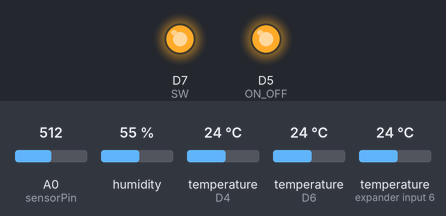
This sketch was run on a simulated ESP8266 (NodeMCU). On the bench: output pins drawn as LEDs (lit = HIGH). The inputs (shaded band) are chosen by the test bench; at power-on: A0 (sensorPin) = 512, humidity 55 %, temperature (sensors on D4, D6, expander input 6) 24 °C. WiFi joins after 1.5 s; servers stay silent unless stated; pins used as bus, display or sensor lines are not drawn.

Above: at 3.0 s.
3.1 s: A0 (sensorPin) set to 689
5.5 s: A0 (sensorPin) set to 714
At 7.4 s:
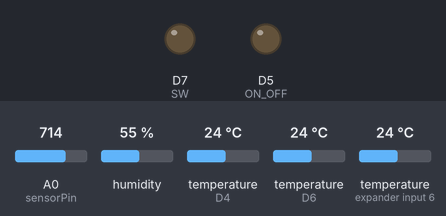
7.7 s: A0 (sensorPin) set to 690
At 8.4 s:
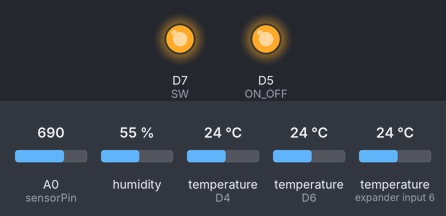
9.5 s: A0 (sensorPin) set to 710
At 10.4 s:
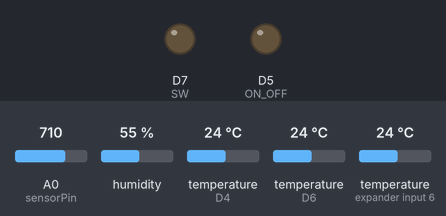
11.3 s: A0 (sensorPin) set to 306
At 12.7 s:
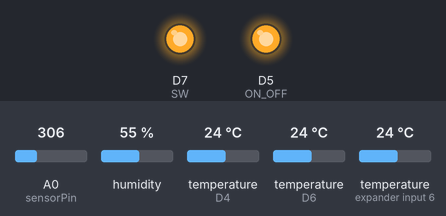
Timing chart, 0 to 14.1 s (numbered marks = the images above; inputs shaded):
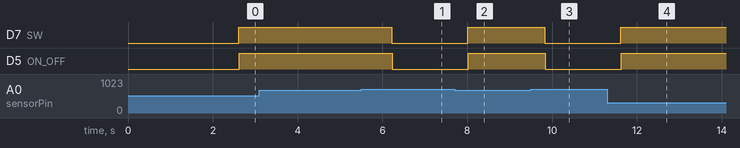

Measured:
- the behaviour switches between 700 and 701 on A0 (sensorPin) (found by bisection; images 0 and 1)
- after the input at 3.1 s, every drawn part: stays the same
- after the input at 5.5 s, D7 (SW): HIGH → LOW after 0.72 s; D5 (ON_OFF): HIGH → LOW after 0.73 s
- after the input at 7.7 s, D7 (SW): LOW → HIGH after 0.31 s; D5 (ON_OFF): LOW → HIGH after 0.32 s
- after the input at 9.5 s, D7 (SW): HIGH → LOW after 0.32 s; D5 (ON_OFF): HIGH → LOW after 0.33 s
- after the input at 11.3 s, D7 (SW): LOW → HIGH after 0.31 s; D5 (ON_OFF): LOW → HIGH after 0.32 s

The sketch:

sada.ino
```cpp
#include <OneWire.h>
#include <DallasTemperature.h>
#include <Blynk.h>
#include <SoftwareSerial.h>
#include <BlynkSimpleEsp8266.h>
#include "DHT.h"        // DHT11 temperature and humidity sensor Predefined library
#include <ArduinoJson.h>

#define ONE_WIRE_BUS 2

#define DHTTYPE DHT11   // DHT 11
#define dht_dpin D6      //GPIO-0 D3 pin of nodemcu
//SoftwareSerial nodemcu(3, 1);
OneWire oneWire(ONE_WIRE_BUS);
DallasTemperature sensors(&oneWire);

char auth[] = "juWQCZFKcQMfG0OzmVdhmhhVOr7PEIKN";    // You should get Auth Token in the Blynk App.
char ssid[] = "MY Wi-Fi";                           // Your WiFi credentials.
char pass[] = "Shuhaizal19";

int sensorPin = A0;
int sensorValue1 = 0;
int sensorValue2 = 0;
int sensorValue3 = 0;
int sensorValue4 = 0;
int sensorValue5 = 0;
int light = 0;
#define S0 D0
#define S1 D1
#define S2 D2
#define S3 D3
#define ON_OFF   D5  // Relay 1 Solenoid
#define SW       D7  // Relay 2 Light
//#define Relay3   D3
DHT dht(dht_dpin, DHTTYPE);

void setup(void)
{
  Serial.begin(115200);
  sensors.begin();
  pinMode(S0, OUTPUT);
  pinMode(S1, OUTPUT);
  pinMode(S2, OUTPUT);
  pinMode(S3, OUTPUT);
  pinMode(LED_BUILTIN, OUTPUT);
  pinMode(ON_OFF, OUTPUT);
  pinMode(SW, OUTPUT);
  Blynk.begin(auth, ssid, pass);
  dht.begin();
  delay(10);

}

void loop() {
  sensors.requestTemperatures();
  //digitalWrite(ON_OFF, HIGH);
  float h = 0.0; //Humidity level
  float t = 0.0; //Temperature in celcius
  float f = 0.0; //Temperature in fahrenheit
  float m = 0.0; // moisture from soil sensor
  // Match the request
  int i = 0;
  int moisture_percentage = 0;

  int m1 = 0;
  int m2 = 0;

  h = dht.readHumidity();    //Read humidity level
  t = dht.readTemperature(); //Read temperature in celcius
  // f = (h * 1.8) + 32;        //Temperature converted to Fahrenheit

  digitalWrite(S0, LOW);
  digitalWrite(S1, LOW);
  digitalWrite(S2, LOW);
  digitalWrite(S3, LOW);
  // Serial.print("Sensor 1 ");
  // Serial.println(analogRead(sensorPin));
  sensorValue1 = ( 100 - ( (analogRead(sensorPin) / 1024) * 100 ) ); delay(1);
  m1 = analogRead(sensorPin);
  //  sensorValue1 = (analogRead(sensorPin)); delay(1);
  digitalWrite(S0, HIGH);
  digitalWrite(S1, LOW);
  digitalWrite(S2, LOW);
  digitalWrite(S3, LOW);
  digitalWrite(LED_BUILTIN, HIGH);
  //  Serial.print("Sensor 2 ");
  // Serial.println(analogRead(sensorPin));
  sensorValue2 = ( 100 - ( (analogRead(sensorPin) / 1024) * 100 ) ); delay(1);
  m2 = analogRead(sensorPin);
  //  sensorValue2 = (analogRead(sensorPin)); delay(1);
  digitalWrite(S0, LOW);
  digitalWrite(S1, HIGH);
  digitalWrite(S2, LOW);
  digitalWrite(S3, LOW);
  // Serial.print("Sensor 3 ");
  // Serial.println(analogRead(sensorPin));
  //   sensorValue3 = ( 100 - ( (analogRead(sensorPin)/1024) * 100 ) );
  sensorValue3 = (analogRead(sensorPin)); delay(1);
  light = map(sensorValue3, 0, 1023, 10, 0);


  if (m1 > 700)
  {
    digitalWrite(SW, LOW);
  }
  else
  {
    digitalWrite(SW, HIGH);
  }

  delay(10);
  // int j;
  if (m2 > 700)
  {
    digitalWrite(ON_OFF, LOW);
    // j=1;digitalWrite(ON_OFF, HIGH);
  } else {
    digitalWrite(ON_OFF, HIGH);
    //   j=0;digitalWrite(ON_OFF, LOW);
  }


  Blynk.run(); // Initiates Blynk
  Blynk.virtualWrite(V0, sensorValue1);
  Blynk.virtualWrite(V1, sensorValue2);
  Blynk.virtualWrite(V2, map(sensorValue3, 0, 1023, 10, 0));
  Blynk.virtualWrite(V3, t);
  Blynk.virtualWrite(V4, h);
  Blynk.virtualWrite(V5, sensors.getTempCByIndex(0));
  Blynk.virtualWrite(V6, sensors.getTempCByIndex(1));


  delay(1000);


}
```
